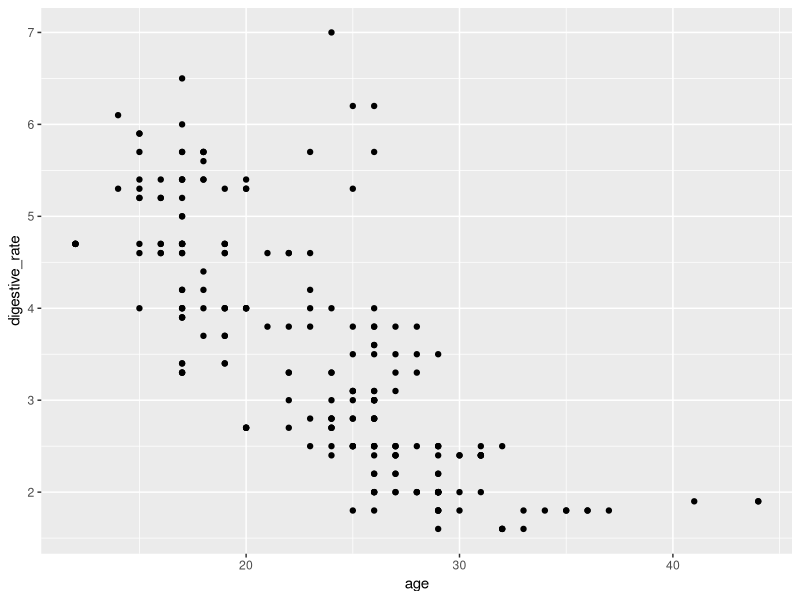
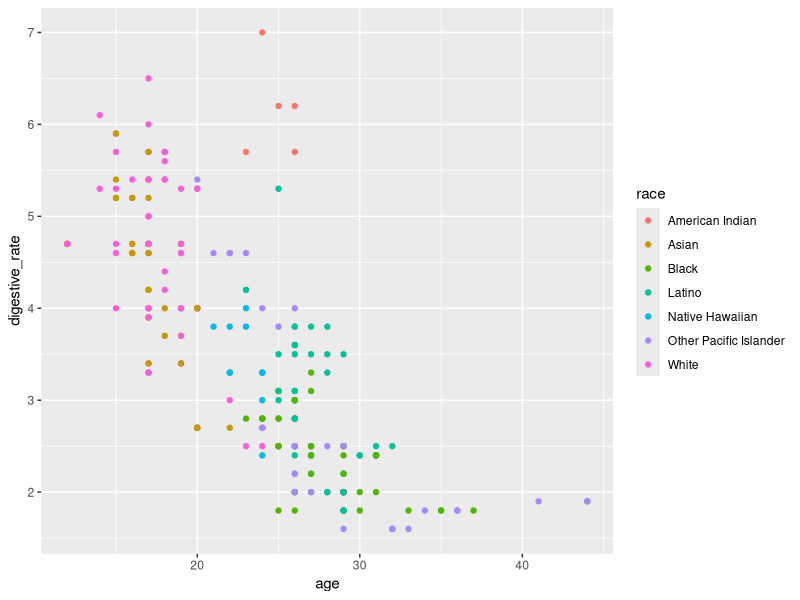
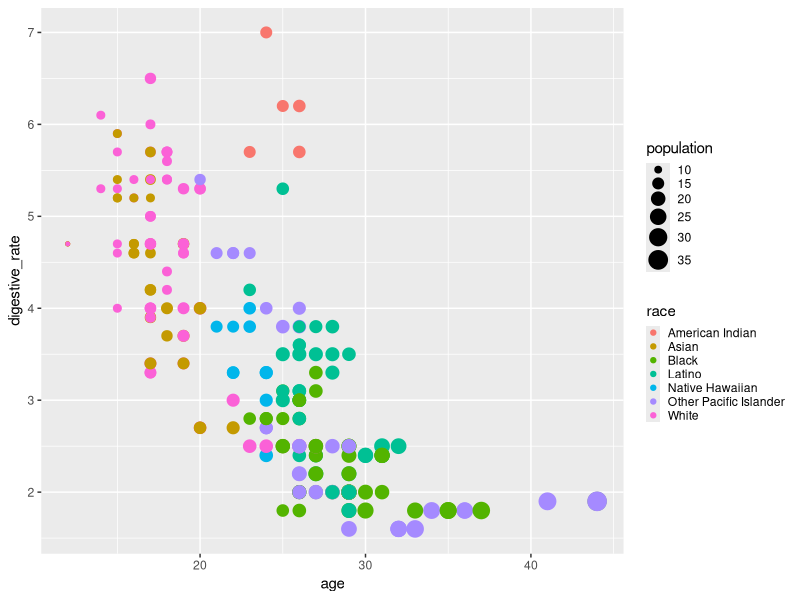
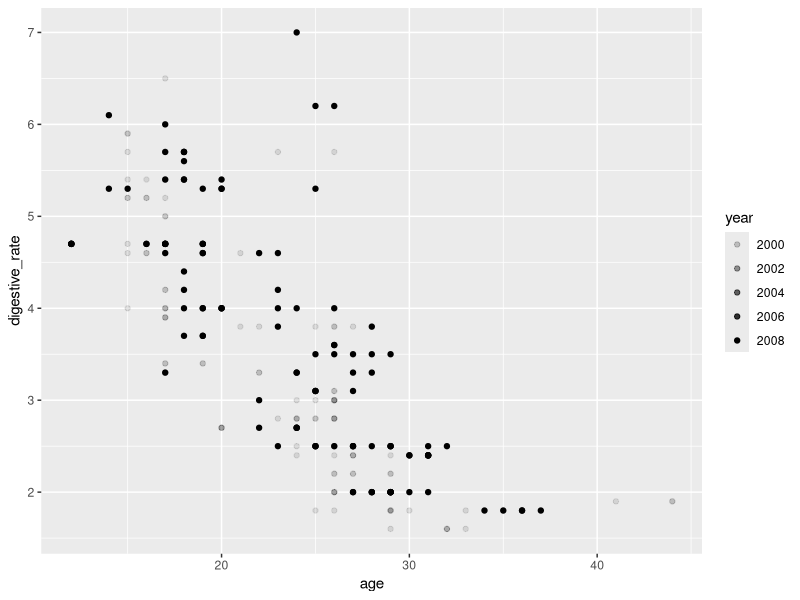
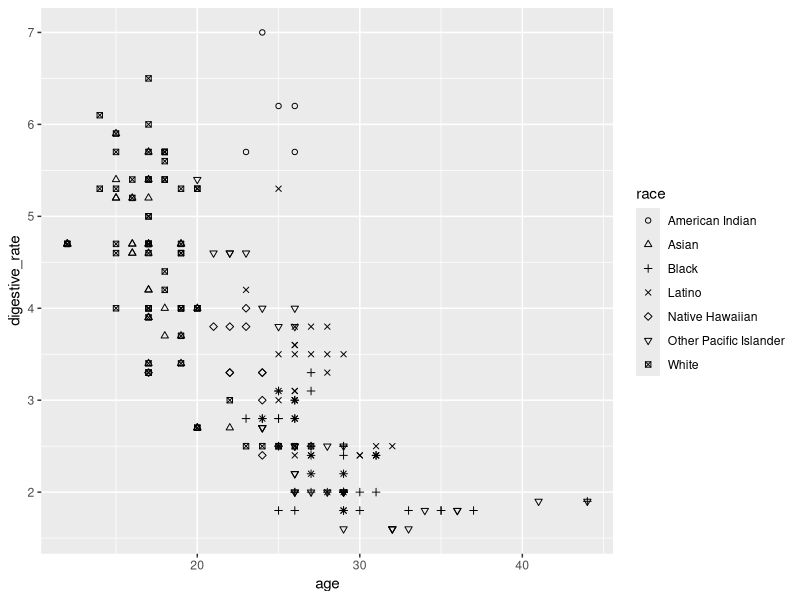
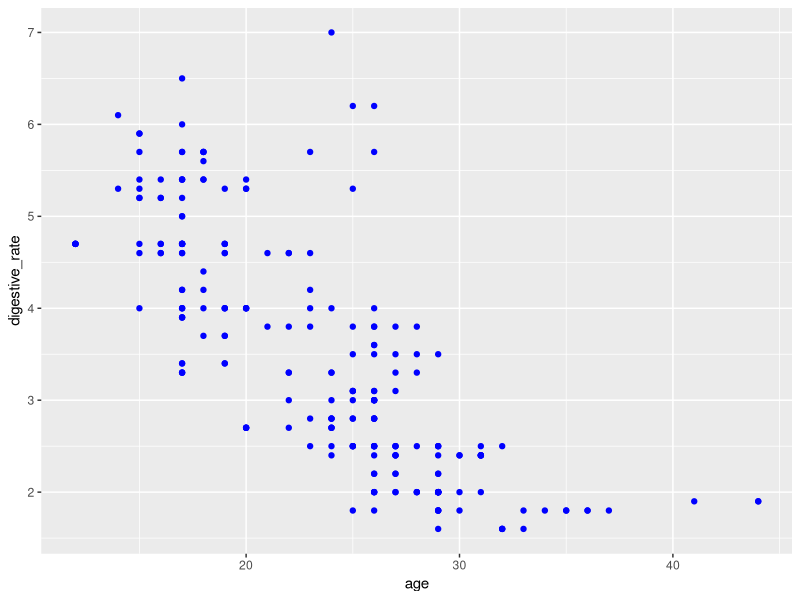
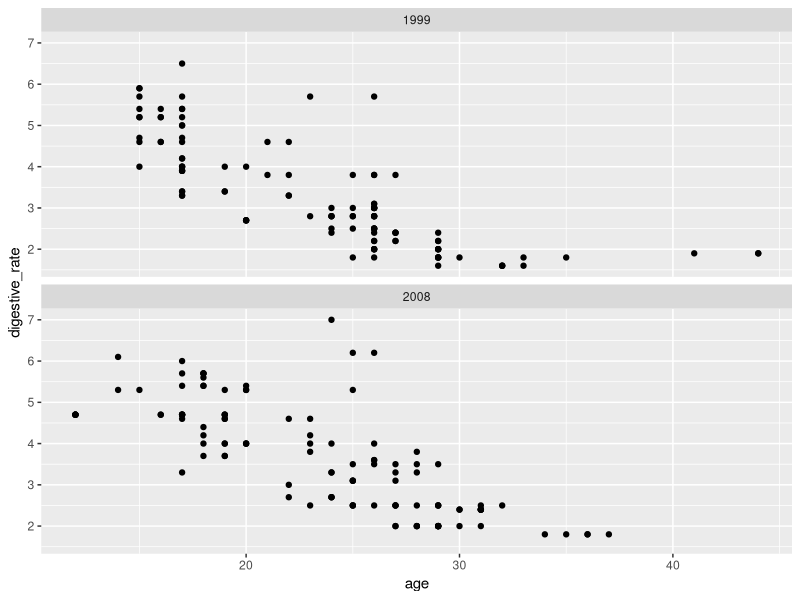
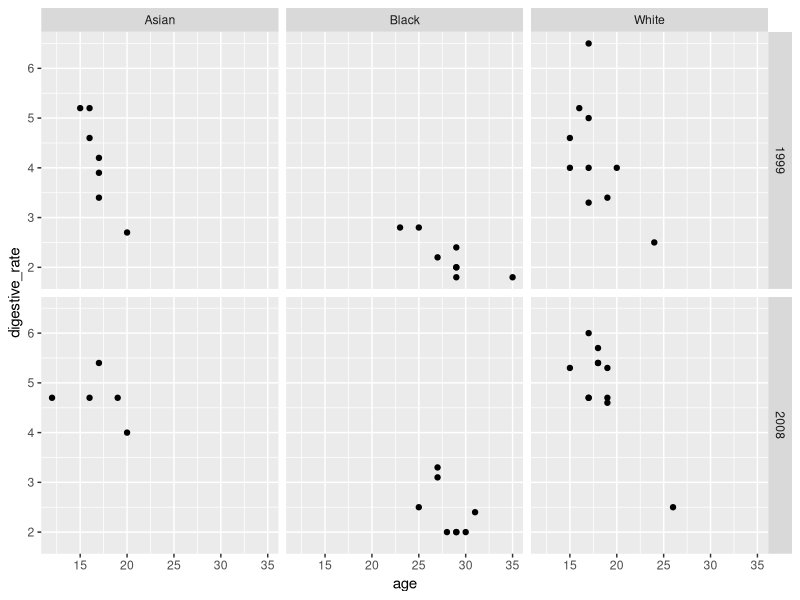

Here is the R script that generated these plots, in order:
## ---- chunk 1
knitr::opts_chunk$set(
  fig.width = 5, fig.height = 3.5, fig.align = 'center',
  cache = TRUE)
## ---- chunk 2
    library("tidyverse")
## ---- chunk 3
library(plyr)
dat=mpg
colnames(dat)[3:11]=c("digestive_rate","year","cyl","trans","state","population","age","fl","race")
dat$race=mapvalues(dat$race, from = c("2seater", "compact","midsize","minivan","pickup","subcompact","suv"), to = c("American Indian", "Black","Latino","Native Hawaiian","Asian","Other Pacific Islander","White"))
dat$state=mapvalues(dat$state, from = c("4", "f","r"), to = c("Arizona", "California","Texas"))
## ---- chunk 4
dat[1:5,]
## ---- chunk 5
ggplot(data = dat) +
geom_point(mapping = aes(x = age, y = digestive_rate))
## ---- chunk 6
ggplot(data = dat) +
geom_point(mapping = aes(x = age, y = digestive_rate, color = race))
## ---- chunk 7
ggplot(data = dat) +
geom_point(mapping = aes(x = age, y = digestive_rate, color = race,size=population)) +
theme(legend.key.size = unit(0.35, "cm"))  
## ---- chunk 8
ggplot(data = dat) +
geom_point(mapping = aes(x = age, y = digestive_rate, alpha = year))
## ---- chunk 9
ggplot(data = dat) +
geom_point(mapping = aes(x = age, y = digestive_rate, shape = race))+
  scale_shape_manual(values=1:7)
## ---- chunk 10
ggplot(data = dat) + 
geom_point(mapping = aes(x = age, y = digestive_rate), color = "blue")
## ---- chunk 11
ggplot(data = dat) +
geom_point(mapping = aes(x = age, y = digestive_rate)) +
facet_wrap(~ year, nrow = 2)
## ---- chunk 12
ggplot(data = dat[dat$race==c("Black","White","Asian"),]) +
geom_point(mapping = aes(x = age, y = digestive_rate)) + 
facet_grid(year ~ race )
## ---- chunk 13
ggplot(data = dat) +
geom_smooth(mapping = aes(x = age, y = digestive_rate))
## ---- chunk 14
ggplot(data = dat[dat$race==c("Black", "White", "Asian"),]) +
geom_smooth(mapping = aes(x = age, y = digestive_rate, 
                          linetype = race))
## ---- chunk 15
ggplot(data = dat[dat$race==c("Black", "White", "Asian"),]) +
geom_smooth(mapping = aes(x = age, y = digestive_rate, color = race))
## ---- chunk 16
ggplot(data = dat) +
geom_point(mapping = aes(x = age, y = digestive_rate)) +
geom_smooth(mapping = aes(x = age, y = digestive_rate))
## ---- chunk 17
ggplot(data = dat, mapping = aes(x = age, y = digestive_rate)) +
geom_point() + geom_smooth()
## ---- chunk 18
ggplot(data = dat, mapping = aes(x = age, y = digestive_rate)) +
geom_point(mapping = aes(color = race)) +
geom_smooth(data = filter(dat, race == "White"), se = FALSE)
## ---- chunk 19
dat
## ---- chunk 20
ggplot(data = dat) +
geom_bar(mapping = aes(x = race))
## ---- chunk 21
ggplot(data = dat) +
stat_count(mapping = aes(x = race))
## ---- chunk 22
ggplot(data = dat) +
geom_bar(mapping = aes(x = race, y = ..prop.., group = 1))
## ---- chunk 23
ggplot(data = dat) +
geom_bar(mapping = aes(x = race, colour = race))
## ---- chunk 24
ggplot(data = dat) +
geom_bar(mapping = aes(x = race, fill = race))
## ---- chunk 25
ggplot(data = dat) +
geom_bar(mapping = aes(x = race, fill = state))
## ---- chunk 26
ggplot(data = dat) +
geom_point(mapping = aes(x = age, y = digestive_rate), 
           position = "jitter")
## ---- chunk 27
ggplot(data = dat) +
geom_jitter(mapping = aes(x = age, y = digestive_rate))
## ---- chunk 28
ggplot(data = dat) +
geom_bar(mapping = aes(x = race, fill = state), position = "fill")
## ---- chunk 29
ggplot(data = dat) +
geom_bar(mapping = aes(x = race, fill = state), position = "dodge")
## ---- chunk 30
ggplot(data = dat) +
geom_bar(mapping = aes(x = race, fill = state), position = "stack")
## ---- chunk 31
ggplot(data = dat, aes(x = factor(year), y = age)) +
geom_boxplot() 
## ---- chunk 32
library(maps)
## ---- chunk 33
nz <- map_data("nz")
ggplot(nz, aes(long, lat, group = group)) +
geom_polygon(fill = "white", colour = "black")
## ---- chunk 34
ggplot(nz, aes(long, lat, group = group)) +
geom_polygon(fill = "white", colour = "black") +
coord_quickmap() 
## ---- chunk 35
ggplot(dat, aes(x = age, y = digestive_rate)) +
geom_point(aes(color = race)) +
geom_smooth(se = FALSE) +
labs( x = "Age (y)",y = "Digestive Rate",title = "Digestive rate decreases with age",
     subtitle = "Total sample size = 234",
caption = "Derived from the mpg data from fueleconomy.gov")+
  theme(plot.caption  = element_text(hjust=0.2))
## ---- chunk 36
df <- tibble(x = runif(10), y = runif(10))
ggplot(df, aes(x, y)) + geom_point() +
labs(
x = quote(sum(x[i] ^ 2, i == 1, n)),
y = quote(alpha + beta + frac(delta, theta))
)
## ---- chunk 37
oldest_in_race <- dat %>%
group_by(race) %>%
filter(row_number(desc(age)) == 1)
oldest_in_race
## ---- chunk 38
ggplot(dat, aes(x = age, y = digestive_rate)) +
geom_point(aes(colour = race)) +
geom_text(aes(label = year), data = oldest_in_race)
## add 'hjust=0.4,nudge_y = 1,size = 2.3' to geom_text statement
## ---- chunk 39
library("ggrepel")
## ---- chunk 40
ggplot(dat, aes(x = age, y = digestive_rate)) +
geom_point(aes(colour = race)) +
geom_point(size = 3, shape = 1, data = oldest_in_race) +
ggrepel::geom_label_repel(aes(label = year), data = oldest_in_race)
## ---- chunk 41
ggplot(dat, aes(x = age, y = digestive_rate)) +
geom_point() +
scale_y_continuous(breaks = seq(0, 10, by = 2),
labels=c("","cut1","cut2","cut3","cut4","cut5"))
## ---- chunk 42
ggplot(dat, aes(x = age, y = digestive_rate)) +
geom_point() +
scale_y_log10(breaks = c(0,3,6,9)) 
## ---- chunk 43
ggplot(dat, aes(x = age, y = digestive_rate)) +
geom_point() +
scale_x_reverse()
## ---- chunk 44
ggplot(dat, aes(x = age, y = digestive_rate)) +
geom_point(aes(color = race)) +
coord_cartesian(ylim = c(0, 7), xlim = c(10, 20))
## ---- chunk 45
ggplot(dat, aes(x = age, y = digestive_rate)) +
geom_point(aes(color = race)) +
geom_smooth() +
scale_y_continuous(limits = c(0, 7)) +
scale_x_continuous(limits = c(20, 30))
## ---- chunk 46
ggplot(dat, aes(x = age, y = digestive_rate)) +
geom_point(aes(color = race)) +
geom_smooth(se = FALSE) + 
  theme_dark() 
## ---- chunk 47
ggplot(dat, aes(x = age, y = digestive_rate)) +
geom_point(aes(colour = race)) +
theme(legend.position = "bottom",legend.direction = "horizontal",
legend.key.size = unit(1, 'lines'))
## ---- chunk 48
ggplot(dat, aes(x = age, y = digestive_rate)) + geom_point()
ggsave("my-plot.pdf")
